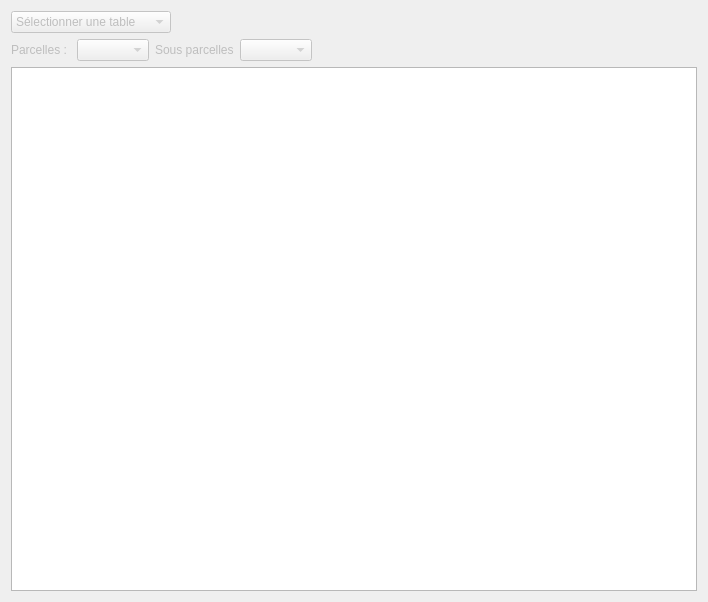
<?xml version="1.0" encoding="UTF-8"?>
<ui version="4.0">
 <class>table_check</class>
 <widget class="QWidget" name="table_check">
  <property name="geometry">
   <rect>
    <x>0</x>
    <y>0</y>
    <width>708</width>
    <height>602</height>
   </rect>
  </property>
  <property name="windowTitle">
   <string>Form</string>
  </property>
  <layout class="QVBoxLayout" name="verticalLayout_main">
   <item>
    <layout class="QHBoxLayout" name="horizontalLayout">
     <item>
      <widget class="QComboBox" name="cb_dataType">
       <property name="enabled">
        <bool>false</bool>
       </property>
       <item>
        <property name="text">
         <string>Sélectionner une table</string>
        </property>
       </item>
       <item>
        <property name="text">
         <string>Vérificateur de données</string>
        </property>
       </item>
       <item>
        <property name="text">
         <string>Synthèse</string>
        </property>
       </item>
      </widget>
     </item>
     <item>
      <spacer name="spacer_top">
       <property name="orientation">
        <enum>Qt::Horizontal</enum>
       </property>
       <property name="sizeHint" stdset="0">
        <size>
         <width>0</width>
         <height>0</height>
        </size>
       </property>
      </spacer>
     </item>
    </layout>
   </item>
   <item>
    <layout class="QHBoxLayout" name="horizontalLayout_3">
     <item>
      <widget class="QLabel" name="lbl_pf">
       <property name="enabled">
        <bool>false</bool>
       </property>
       <property name="text">
        <string>Parcelles : </string>
       </property>
      </widget>
     </item>
     <item>
      <widget class="QComboBox" name="cb_parcelle">
       <property name="enabled">
        <bool>false</bool>
       </property>
      </widget>
     </item>
     <item>
      <widget class="QLabel" name="lbl_sspf">
       <property name="enabled">
        <bool>false</bool>
       </property>
       <property name="text">
        <string>Sous parcelles</string>
       </property>
      </widget>
     </item>
     <item>
      <widget class="QComboBox" name="cb_sspf">
       <property name="enabled">
        <bool>false</bool>
       </property>
      </widget>
     </item>
     <item>
      <spacer name="spacer_filters">
       <property name="orientation">
        <enum>Qt::Horizontal</enum>
       </property>
       <property name="sizeHint" stdset="0">
        <size>
         <width>0</width>
         <height>0</height>
        </size>
       </property>
      </spacer>
     </item>
    </layout>
   </item>
   <item>
    <widget class="QTableWidget" name="forestTable"/>
   </item>
  </layout>
 </widget>
 <resources/>
 <connections/>
</ui>
